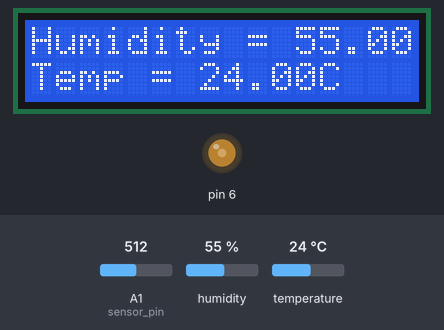
A sketch run on a simulated Arduino Uno, built with avr-gcc and run on an emulated ATmega328P. Shown: 16×2 character LCD, output pins drawn as LEDs (lit = HIGH). The inputs (shaded band) are chosen by the test bench; at power-on: humidity 55 %, A1 (sensor_pin) = 512, temperature 24 °C.

Above: at 1.2 s.
1.3 s: humidity set to 22 %
At 5.9 s:
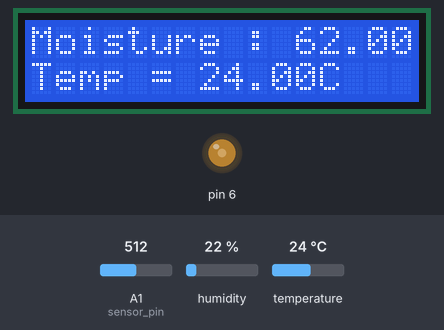
9.6 s: A1 (sensor_pin) set to 716
At 11.5 s:
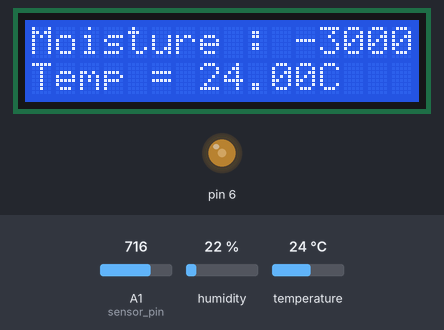
13.7 s: temperature set to 12 °C
At 15.5 s:
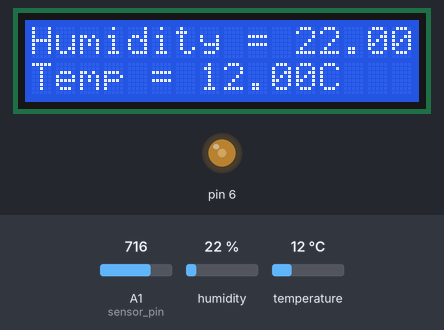
18.7 s: A1 (sensor_pin) set to 900
At 20.6 s:
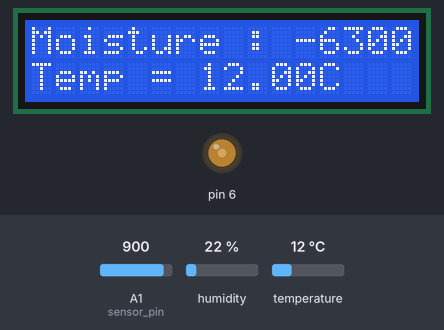
22.8 s: humidity set to 40 %
At 25.7 s:
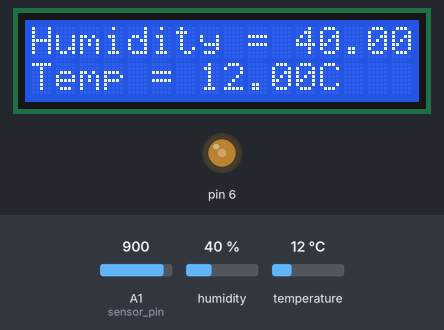
27.8 s: A1 (sensor_pin) set to 1023
At 30.1 s:
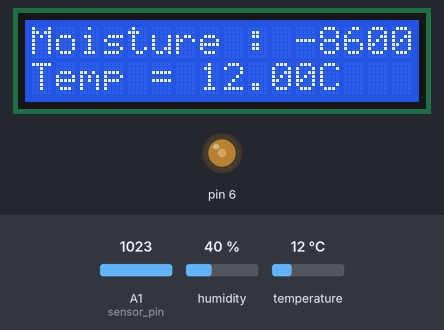
Timing chart, 0 to 31.6 s (numbered marks = the images above; inputs shaded):
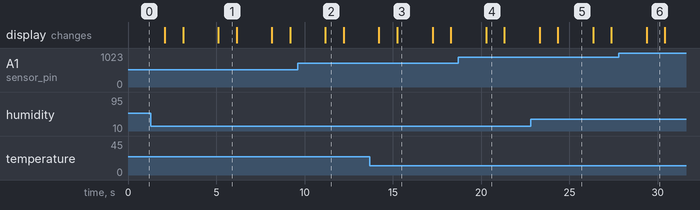

The sketch:

mois_temp_humidity_n_screen.ino
```cpp
#include <dht.h>
#include <LiquidCrystal.h>
int Contrast=100 ;
 LiquidCrystal lcd(12, 11, 5, 4, 3, 2);
//12-4    11-6   6-3  5-11   4-12   2-14    3-13
#include "DHT.h"
#define dht_apin A0 // Analog Pin sensor is connected to
int sensor_pin = A1;
int output_value ;
dht DHT;

void setup(){
  {
    analogWrite(6,Contrast);
     lcd.begin(16, 2);
  }
  Serial.begin(19200);


}//end "setup()"

void loop(){
  //Start of Program

    DHT.read11(dht_apin);
    lcd.setCursor(0, 0);
    lcd.print("Humidity = ");
   lcd.print(DHT.humidity);
 lcd.setCursor(0, 1);
   lcd.print("Temp = ");
   lcd.print(DHT.temperature);
   lcd.print("C  ");


  delay(2000);
   output_value= analogRead(sensor_pin);

   output_value = map(output_value,550,0,0,100);
   lcd.setCursor(0, 0);
lcd.print("Moisture : ");

  lcd.print(output_value);
   delay(1000);
//Fastest should be once every two seconds.

}// end loop()
```

Measured:
- after the input at 1.3 s, the display: first differs from a run without the input after 1.8 s (image 1 shows a later state)
- after the input at 9.6 s, the display: changes after 1.6 s (image 2)
- after the input at 13.7 s, the display: first differs from a run without the input after 1.5 s (image 3)
- after the input at 18.7 s, the display: changes after 1.6 s (image 4)
- after the input at 22.8 s, the display: first differs from a run without the input after 1.5 s (image 5)
- after the input at 27.8 s, the display: changes after 1.6 s (image 6)
- what the display in image 1 shows lasts 1.1 s, from 5.1 s to 6.2 s
